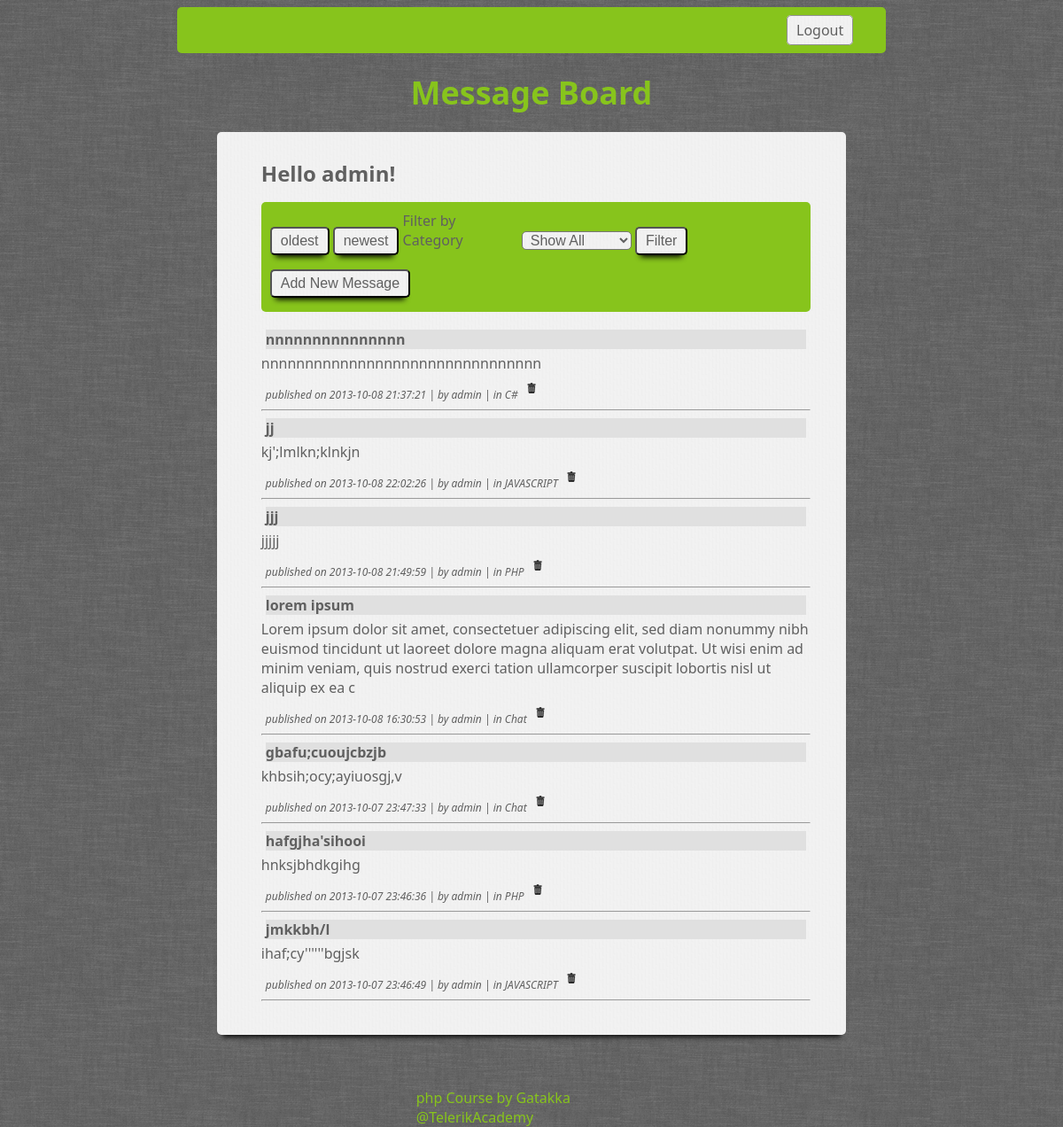
Screenshot of /messages.php (signed in) with the database file from the repository.
### tables this page shows
CREATE TABLE IF NOT EXISTS `messages` (
  `msg_id` int(11) NOT NULL AUTO_INCREMENT,
  `msg_date` datetime NOT NULL,
  `msg_title` varchar(50) NOT NULL,
  `msg_text` tinytext NOT NULL,
  `author` varchar(30) NOT NULL,
  `msg_category` varchar(50) NOT NULL,
  PRIMARY KEY (`msg_id`)
);

### functions.php (called while the page is built, shortened)
<?php
function query($query, $connection) {
    $result  = mysqli_query($connection, $query);
    if ($result) {
        $rows = array();
        while ($row = mysqli_fetch_object($result)) {
            $rows[] = $row;
        }
       return $rows;
    }
   return false;
}

### config.php (called while the page is built, shortened)
<?php
$categories = array(
1 =>'PHP',
2 =>'C#',
3 =>'JAVASCRIPT',
4 =>'Chat');
?>

### messages.php (the view, shortened to what this page needs)
<?php
include 'functions.php';
include 'config.php';
require 'inc/header.php';
?>
<h2><?= 'Hello ' . $_SESSION['username'] . '!';?></h2>
<form method = "get" action = "">
<menu>
	<ul>
		<li>
				<input type = "submit" name = "asc" value = "oldest"/>
		</li>
		<li>
				<input type = "submit" name = "desc" value = "newest"/>
		</li>
		<li>
			<label for = "cat">Filter by Category</label>
			<select name="cat">
				<option value="0">Show All</option>
	</select>
	<input type="submit" value = "Filter"/>
		</li>
				<li>
			<a href = "add-msg.php"><button type = "button">Add New Message</button></a>
		</li>
	</ul>
</menu>
<?php
$connection = connect('localhost', 'root', 'qwerty', 'msg_board');
if (isset($_GET['asc'])) {
	$query = "SELECT * FROM messages ORDER BY msg_date ASC";
}
else if (isset($_GET['desc'])) {
	$query = "SELECT * FROM messages ORDER BY msg_date DESC";
}
else $query = "SELECT * FROM messages";
$results = query($query, $connection);
foreach ($results as $row) {
if (isAdmin()) {
	$del = '   <a href="delete.php?deleteId=' . $row -> msg_id . '"><img src="css/img/delete.png"></a>';
} else $del = '';
	echo '<p class = "title">' .$row -> msg_title . '</p>';
	echo '<p>' .$row -> msg_text . '</p>';
	echo '<p class = "info">published on ' .$row -> msg_date . ' | by ' .
	$row -> author . ' | in ' .$categories[$row -> msg_category] . $del . '</p><hr>';
}
?>
</form>
</div>
<?php
require 'inc/footer.php';
?>

### inc/header.php (shortened to what this page needs)
<!DOCTYPE html>
<html>
<head>
  <link rel="stylesheet" type="text/css" href="css/style.css">
</head>
<body>
  <div id="wrap">
  <div id="main">
  	<header class="fixed">
	  <div class="center">
				<?php
				if (isset($_SESSION['username'])) {
				echo '<nav><ul>';
				echo '<li><a href = "logout.php">Logout</a> ';
				echo '</nav></ul>';
			}
			?>
				<h1 class = "center">Message Board</h1>
        </div>
	</header>
	<div id = "content">

### inc/footer.php
</div>
	</div>
<footer>
				<p>php Course by Gatakka @TelerikAcademy</p>
</footer>
</body>
</html>

### css/style.css (style rules this page uses)
header, footer, h1, h2, div, p, ul, li { margin: 0; padding: 0; }
html, body { height: 100%; }
#wrap { min-height: 100%; }
#main { overflow:auto; padding-bottom: 80px; }
#content { background: url(img/satinweave.png); margin: 20px 20%; padding: 30px 40px 30px 50px; border-radius: 5px; -webkit-box-shadow: 0 8px 6px -6px black; -moz-box-shadow: 0 8px 6px -6px black; box-shadow: 0 8px 6px -6px black; }
footer { margin: 0 39%; position: relative; margin-top: -40px; height: 40px; clear:both; }
footer p { font-size: 16px; color: #87c41c; }
body { font-family: "Segoe UI", "Lucida Grande", Sans-Serif; font-size: 16px; background: url(img/grey_wash_wall.png); color: #606060; }
.center { width: 800px; margin: 0 auto; }
h1 { font-size: 36px; color: #87c41c; text-align: center; }
h2 { color: #606060; }
a { color: #606060; }
nav { background-color: #87c41c; padding: 15px 0 15px 86%; margin-bottom: 20px; border-radius: 5px; }
nav li, menu li { list-style: none; display: inline-block; }
nav li a { text-decoration: none; padding: 5px 10px; border: 1px solid #909090; color: #606060; background: url(img/satinweave.png); border-radius: 5px; }
.info { color: #606060; font-size: 12px; font-style: italic; margin: 5px; }
.title { margin: 5px; font-weight: bold; background: #E0E0E0; }
label { display: inline-block; width: 130px; }
form li { list-style: none; margin-bottom: 1em; }
input[type="submit"], input[type = "text"], input[type = "password"], button, select { padding-left: 5px; font-family: "Segoe UI Light", "Lucida Grande", Sans-Serif; font-size: 16px; color: #181818 ; border-radius: 5px; }
input[type="submit"], button { color: white; background-color: #87c41c; padding: 5px 10px; -webkit-box-shadow: 0 8px 6px -6px black; -moz-box-shadow: 0 8px 6px -6px black; box-shadow: 0 8px 6px -6px black; }
menu { padding: 10px 0 0 10px; margin-bottom: 20px; border-radius: 5px; background-color: #87c41c; color: #606060; }
menu input[type = "submit"], menu button, select { background: url(img/satinweave.png); color: #606060; }

### rows the page displays
messages: msg_title "nnnnnnnnnnnnnnn", msg_text "nnnnnnnnnnnnnnnnnnnnnnnnnnnnnnnn", msg_date "2013-10-08 21:37:21", author "admin", msg_category "C#"
messages: msg_title "jj", msg_text "kj';lmlkn;klnkjn", msg_date "2013-10-08 22:02:26", author "admin", msg_category "JAVASCRIPT"
messages: msg_title "jjj", msg_text "jjjjj", msg_date "2013-10-08 21:49:59", author "admin", msg_category "PHP"
messages: msg_title "lorem ipsum", msg_text "Lorem ipsum dolor sit amet, consectetuer adipiscing elit, sed diam nonummy nibh euismod tincidunt ut laoreet dolore magna aliquam erat volutpat. Ut wisi enim ad minim veniam, quis nostrud exerci tation ullamcorper suscipit lobortis nisl ut aliquip ex ea c", msg_date "2013-10-08 16:30:53", author "admin", msg_category "Chat"
messages: msg_title "gbafu;cuoujcbzjb", msg_text "khbsih;ocy;ayiuosgj,v", msg_date "2013-10-07 23:47:33", author "admin", msg_category "Chat"
messages: msg_title "hafgjha'sihooi", msg_text "hnksjbhdkgihg", msg_date "2013-10-07 23:46:36", author "admin", msg_category "PHP"
messages: msg_title "jmkkbh/l", msg_text "ihaf;cy''''''bgjsk", msg_date "2013-10-07 23:46:49", author "admin", msg_category "JAVASCRIPT"

### other values shown
$_SESSION['username'] "admin"
